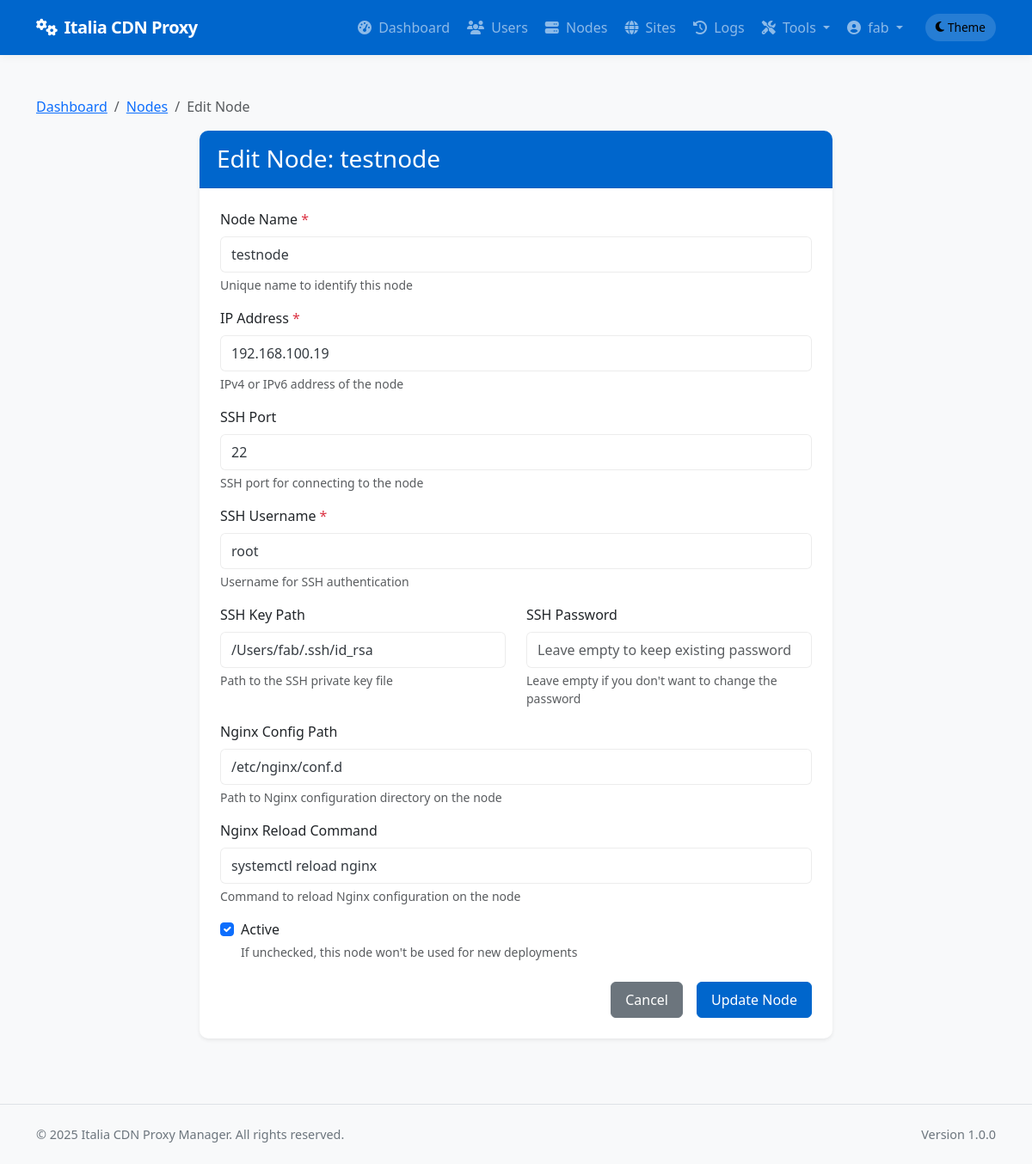
Screenshot of /admin/nodes/1/edit (signed in) with the database file from the repository.
### app/models/models.py (models this page shows, shortened)
class User(db.Model):
    __tablename__ = 'users'
    id = db.Column(db.Integer, primary_key=True)
    username = db.Column(db.String(64), unique=True, index=True, nullable=False)
    email = db.Column(db.String(120), unique=True, index=True, nullable=False)
    password_hash = db.Column(db.String(128), nullable=False)
    role = db.Column(db.String(20), nullable=False, default='client')  # 'admin' or 'client'
    is_active = db.Column(db.Boolean, default=True)
    created_at = db.Column(db.DateTime, default=datetime.utcnow)
    last_login = db.Column(db.DateTime, nullable=True)
    sites = db.relationship('Site', backref='owner', lazy='dynamic')
    def is_admin(self):
        return self.role == 'admin'

class Node(db.Model):
    __tablename__ = 'nodes'
    id = db.Column(db.Integer, primary_key=True)
    name = db.Column(db.String(64), unique=True, nullable=False)
    ip_address = db.Column(db.String(45), nullable=False)  # IPv4 or IPv6
    ssh_port = db.Column(db.Integer, default=22)
    ssh_user = db.Column(db.String(64), nullable=False)
    ssh_key_path = db.Column(db.String(256), nullable=True)  # Path to SSH key file
    _ssh_password = db.Column('ssh_password', db.String(256), nullable=True)  # Encrypted password (if using password auth)
    is_active = db.Column(db.Boolean, default=True)
    is_discovered = db.Column(db.Boolean, default=False)  # Whether this node was discovered from YAML
    created_at = db.Column(db.DateTime, default=datetime.utcnow)
    updated_at = db.Column(db.DateTime, default=datetime.utcnow, onupdate=datetime.utcnow)
    nginx_config_path = db.Column(db.String(256), default='/etc/nginx/conf.d')
    nginx_reload_command = db.Column(db.String(256), default='sudo systemctl reload nginx')
    detected_nginx_path = db.Column(db.String(256), nullable=True)  # Store detected nginx path
    site_nodes = db.relationship('SiteNode', backref='node', lazy='dynamic')
    @property
    def ssh_password(self):
        """Decrypt password when accessed"""
        from cryptography.fernet import Fernet
        from flask import current_app
        import base64
        if not self._ssh_password:
            return None
        try:
            key = current_app.config.get('PASSWORD_ENCRYPTION_KEY')
            if not key:
                import logging
                logging.warning("PASSWORD_ENCRYPTION_KEY not configured in application settings")
                if current_app.config.get('ENV') == 'production':
                    raise ValueError("Missing PASSWORD_ENCRYPTION_KEY in production environment")
                key = 'fallback_key_for_development_only'
            key = key.encode()
            import hashlib
            key_hash = hashlib.sha256(key).digest()
            fernet_key = base64.urlsafe_b64encode(key_hash)
            cipher = Fernet(fernet_key)
            decrypted = cipher.decrypt(self._ssh_password.encode())
            return decrypted.decode()
        except Exception as e:
            import logging
            logging.error(f"Error decrypting SSH password: {str(e)}")
            return None
    @ssh_password.setter
    def ssh_password(self, password):
        """Encrypt password when set"""
        if not password:
            self._ssh_password = None
            return
        from cryptography.fernet import Fernet
        from flask import current_app
        import base64
        try:
            key = current_app.config.get('PASSWORD_ENCRYPTION_KEY')
            if not key:
                import logging
                logging.warning("PASSWORD_ENCRYPTION_KEY not configured in application settings")
                if current_app.config.get('ENV') == 'production':
                    raise ValueError("Missing PASSWORD_ENCRYPTION_KEY in production environment")
                key = 'fallback_key_for_development_only'
            key = key.encode()
            import hashlib
            key_hash = hashlib.sha256(key).digest()
            fernet_key = base64.urlsafe_b64encode(key_hash)
            cipher = Fernet(fernet_key)
            encrypted = cipher.encrypt(password.encode())
            self._ssh_password = encrypted.decode()
        except Exception as e:
            import logging
            logging.error(f"Error encrypting SSH password: {str(e)}")
            self._ssh_password = None

### app/controllers/admin.py (the view, shortened to what this page needs)
@admin.route('/nodes/<int:node_id>/edit', methods=['GET', 'POST'])
@login_required
@admin_required
def edit_node(node_id):
    node = Node.query.get_or_404(node_id)
    if request.method == 'GET':
        return render_template('admin/nodes/edit.html', node=node)

### app/templates/admin/nodes/edit.html (shortened to what this page needs)
{% extends 'base.html' %}
{% block content %}
<div class="container py-4">
    <nav aria-label="breadcrumb">
        <ol class="breadcrumb">
            <li class="breadcrumb-item"><a href="{{ url_for('admin.dashboard') }}">Dashboard</a></li>
            <li class="breadcrumb-item"><a href="{{ url_for('admin.list_nodes') }}">Nodes</a></li>
            <li class="breadcrumb-item active" aria-current="page">Edit Node</li>
        </ol>
    </nav>
    <div class="row justify-content-center">
        <div class="col-lg-8">
            <div class="card shadow-sm">
                <div class="card-header bg-primary text-white">
                    <h3 class="card-title mb-0">Edit Node: {{ node.name }}</h3>
                </div>
                <div class="card-body">
                    <form method="POST" action="{{ url_for('admin.edit_node', node_id=node.id) }}">
                        <div class="mb-3">
                            <label for="name" class="form-label">Node Name <span class="text-danger">*</span></label>
                            <input type="text" class="form-control" id="name" name="name" value="{{ node.name }}" required>
                            <div class="form-text">Unique name to identify this node</div>
                        </div>
                        <div class="mb-3">
                            <label for="ip_address" class="form-label">IP Address <span class="text-danger">*</span></label>
                            <input type="text" class="form-control" id="ip_address" name="ip_address" value="{{ node.ip_address }}" required>
                            <div class="form-text">IPv4 or IPv6 address of the node</div>
                        </div>
                        <div class="mb-3">
                            <label for="ssh_port" class="form-label">SSH Port</label>
                            <input type="number" class="form-control" id="ssh_port" name="ssh_port" value="{{ node.ssh_port }}">
                            <div class="form-text">SSH port for connecting to the node</div>
                        </div>
                        <div class="mb-3">
                            <label for="ssh_user" class="form-label">SSH Username <span class="text-danger">*</span></label>
                            <input type="text" class="form-control" id="ssh_user" name="ssh_user" value="{{ node.ssh_user }}" required>
                            <div class="form-text">Username for SSH authentication</div>
                        </div>
                        <div class="row">
                            <div class="col-md-6 mb-3">
                                <label for="ssh_key_path" class="form-label">SSH Key Path</label>
                                <input type="text" class="form-control" id="ssh_key_path" name="ssh_key_path" value="{{ node.ssh_key_path or '' }}">
                                <div class="form-text">Path to the SSH private key file</div>
                            </div>
                            <div class="col-md-6 mb-3">
                                <label for="ssh_password" class="form-label">SSH Password</label>
                                <input type="password" class="form-control" id="ssh_password" name="ssh_password" placeholder="Leave empty to keep existing password">
                                <div class="form-text">Leave empty if you don't want to change the password</div>
                            </div>
                        </div>
                        <div class="mb-3">
                            <label for="nginx_config_path" class="form-label">Nginx Config Path</label>
                            <input type="text" class="form-control" id="nginx_config_path" name="nginx_config_path" value="{{ node.nginx_config_path }}">
                            <div class="form-text">Path to Nginx configuration directory on the node</div>
                        </div>
                        <div class="mb-3">
                            <label for="nginx_reload_command" class="form-label">Nginx Reload Command</label>
                            <input type="text" class="form-control" id="nginx_reload_command" name="nginx_reload_command" value="{{ node.nginx_reload_command }}">
                            <div class="form-text">Command to reload Nginx configuration on the node</div>
                        </div>
                        <div class="form-check mb-4">
                            <input class="form-check-input" type="checkbox" value="1" id="is_active" name="is_active" {% if node.is_active %}checked{% endif %}>
                            <label class="form-check-label" for="is_active">
                                Active
                            </label>
                            <div class="form-text">If unchecked, this node won't be used for new deployments</div>
                        </div>
                        <div class="d-grid gap-2 d-md-flex justify-content-md-end">
                            <a href="{{ url_for('admin.list_nodes') }}" class="btn btn-secondary me-md-2">Cancel</a>
                            <button type="submit" class="btn btn-primary">Update Node</button>
                        </div>
                    </form>
                </div>
            </div>
        </div>
    </div>
</div>
{% endblock %}

### app/templates/base.html (shortened to what this page needs)
<!DOCTYPE html>
<html lang="en" data-bs-theme="light">
<head>
    <link href="https://cdn.jsdelivr.net/npm/bootstrap@5.3.2/dist/css/bootstrap.min.css" rel="stylesheet">
    <link rel="stylesheet" href="https://cdnjs.cloudflare.com/ajax/libs/font-awesome/6.4.2/css/all.min.css">
    <link rel="stylesheet" href="{{ url_for('static', filename='css/main.css') }}">
</head>
<body>
    <header>
        <nav class="navbar navbar-expand-lg navbar-dark bg-primary">
            <div class="container">
                <a class="navbar-brand" href="/">
                    <i class="fas fa-cogs me-2"></i>Italia CDN Proxy
                </a>
                <div class="collapse navbar-collapse" id="navbarNav">
                    <ul class="navbar-nav ms-auto">
                        {% if current_user.is_authenticated %}
                            {% if current_user.is_admin() %}
                                <li class="nav-item">
                                    <a class="nav-link {% if request.endpoint == 'admin.dashboard' %}active{% endif %}" href="{{ url_for('admin.dashboard') }}">
                                        <i class="fas fa-tachometer-alt me-1"></i> Dashboard
                                    </a>
                                </li>
                                <li class="nav-item">
                                    <a class="nav-link {% if 'admin.list_users' in request.endpoint %}active{% endif %}" href="{{ url_for('admin.list_users') }}">
                                        <i class="fas fa-users me-1"></i> Users
                                    </a>
                                </li>
                                <li class="nav-item">
                                    <a class="nav-link {% if 'admin.list_nodes' in request.endpoint %}active{% endif %}" href="{{ url_for('admin.list_nodes') }}">
                                        <i class="fas fa-server me-1"></i> Nodes
                                    </a>
                                </li>
                                <li class="nav-item">
                                    <a class="nav-link {% if 'admin.list_sites' in request.endpoint %}active{% endif %}" href="{{ url_for('admin.list_sites') }}">
                                        <i class="fas fa-globe me-1"></i> Sites
                                    </a>
                                </li>
                                <li class="nav-item">
                                    <a class="nav-link {% if request.endpoint == 'admin.deployment_logs' %}active{% endif %}" href="{{ url_for('admin.deployment_logs') }}">
                                        <i class="fas fa-history me-1"></i> Logs
                                    </a>
                                </li>
                                <li class="nav-item dropdown">
                                    <a class="nav-link dropdown-toggle" href="#" id="adminToolsDropdown" role="button" data-bs-toggle="dropdown" aria-expanded="false">
                                        <i class="fas fa-tools me-1"></i> Tools
                                    </a>
                                </li>
                            {% endif %}
                            <li class="nav-item dropdown">
                                <a class="nav-link dropdown-toggle" href="#" id="userDropdown" role="button" data-bs-toggle="dropdown" aria-expanded="false">
                                    <i class="fas fa-user-circle me-1"></i> {{ current_user.username }}
                                </a>
                            </li>
                        {% endif %}
                        <li class="nav-item d-flex align-items-center">
                            <button id="themeToggle" class="theme-toggle border-0" aria-label="Toggle theme">
                                <i class="fas fa-moon me-1"></i>
                                <span class="d-none d-md-inline">Theme</span>
                            </button>
                        </li>
                    </ul>
                </div>
            </div>
        </nav>
    </header>
    <main>
        {% block content %}{% endblock %}
    </main>
    <footer class="py-4 mt-auto border-top">
        <div class="container">
            <div class="row">
                <div class="col-md-6 text-center text-md-start">
                    <p class="mb-0">&copy; 2025 Italia CDN Proxy Manager. All rights reserved.</p>
                </div>
                <div class="col-md-6 text-center text-md-end">
                    <p class="mb-0">Version 1.0.0</p>
                </div>
            </div>
        </div>
    </footer>
</body>
</html>

### rows the page displays
User: username "fab"
Node: name "testnode", ip_address "192.168.100.19", ssh_port "22", ssh_user "root", ssh_key_path "/Users/fab/.ssh/id_rsa", nginx_config_path "/etc/nginx/conf.d", nginx_reload_command "systemctl reload nginx", is_active "☑"
